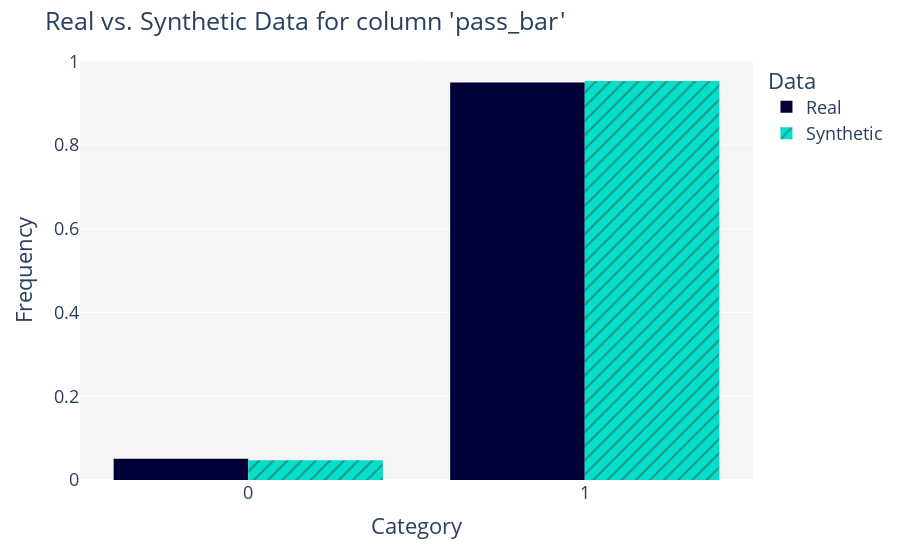

Notebook cell for this chart:
### Code cell
fig = get_column_plot(
    real_data=df,
    synthetic_data=synthetic_data_GC,
    column_name='pass_bar'
)

fig.show()

### Figure 1 — Plotly figure (JSON) as saved in the notebook; plotly's stock layout.template omitted (floating-point values rounded to 4 significant figures; data arrays with more than 128 entries replaced by an {"elided": "..."} marker saying what was removed)
{"data": [{"alignmentgroup": "True", "bingroup": "x", "histnorm": "probability density", "hovertemplate": "<b>Real</b><br>Frequency: %{y}<extra></extra>", "legendgroup": "Real", "marker": {"color": "#000036", "pattern": {"shape": ""}}, "name": "Real", "offsetgroup": "Real", "orientation": "v", "showlegend": true, "type": "histogram", "x": {"elided": "20512 int values"}, "xaxis": "x", "yaxis": "y"}, {"alignmentgroup": "True", "bingroup": "x", "histnorm": "probability density", "hovertemplate": "<b>Synthetic</b><br>Frequency: %{y}<extra></extra>", "legendgroup": "Synthetic", "marker": {"color": "#01E0C9", "pattern": {"shape": "/"}}, "name": "Synthetic", "offsetgroup": "Synthetic", "orientation": "v", "showlegend": true, "type": "histogram", "x": {"elided": "2000 int values"}, "xaxis": "x", "yaxis": "y"}], "layout": {"barmode": "group", "font": {"size": 18}, "legend": {"title": {"text": "Data"}, "tracegroupgap": 0}, "margin": {"t": 60}, "plot_bgcolor": "#F5F5F8", "title": {"text": "Real vs. Synthetic Data for column 'pass_bar'"}, "xaxis": {"anchor": "y", "domain": [0, 1], "title": {"text": "Category"}}, "yaxis": {"anchor": "x", "domain": [0, 1], "title": {"text": "Frequency"}}}}
